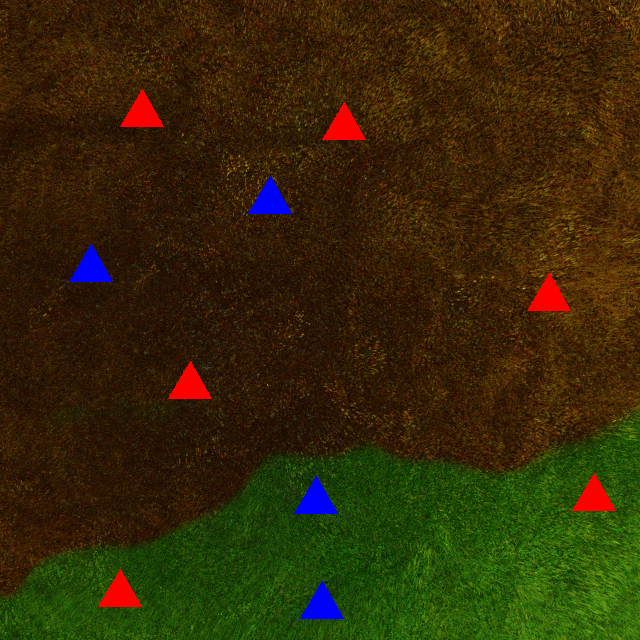
#> input picture source code/1.png, 640 x 640 px, found by its file name; its folder holds only this picture in this run
$ python main.py
#> lines starting #> are read from the running program, lines starting #| are printed output that depends on the picture; after the words box and inside, x2 and y2 are one past the last pixel; in counts of white or black regions, pixels touching at a corner belong together
import cv2
import numpy as np

# Function to change background color
def change_color(image, lower_color, upper_color, new_color):
    # Create a mask for the specified color range
    mask = cv2.inRange(image, lower_color, upper_color)

    # Change the color of the pixels in the mask to the new color
    image[mask > 0] = new_color
    return image


# Function to crop colored background
def crop(img, lower_color, upper_color):
    # Create a mask for the color range
    mask = cv2.inRange(img, lower_color, upper_color)

    # Find contours in the mask
    contours, _ = cv2.findContours(mask, cv2.RETR_EXTERNAL, cv2.CHAIN_APPROX_SIMPLE)

    # Find the largest contour (assumed to be the colored background)
    largest_contour = max(contours, key=cv2.contourArea)

    # Create a mask for the largest contour
    contour_mask = np.zeros_like(mask)
    cv2.drawContours(contour_mask, [largest_contour], -1, 255, thickness=cv2.FILLED)

    # Bitwise AND the original image with the contour mask to extract the colored background
    colored_area = cv2.bitwise_and(image, image, mask=contour_mask)

    # Find the bounding box of the colored background
    x, y, w, h = cv2.boundingRect(largest_contour)

    # Crop the colored background from the original image
    cropped_area = colored_area[y:y+h, x:x+w]
    return cropped_area


# Count no of triangles of particular color in particular background
def count(img, lower_color, upper_color):
    # Create a mask for the color range
    mask = cv2.inRange(img, lower_color, upper_color)

    # Denoising the image
    noiseless_image_bw = cv2.bilateralFilter(mask,9,75,75)

    # Finding edges of colored triangles
    edges = cv2.Canny(noiseless_image_bw, threshold1=100, threshold2=200)
    contours, _ = cv2.findContours(edges, cv2.RETR_EXTERNAL, cv2.CHAIN_APPROX_SIMPLE)

    # Counting triangles
    triangle_count = 0
    for contour in contours:
        approx = cv2.approxPolyDP(contour, 0.04 * cv2.arcLength(contour, True), True)
        if len(approx) == 3:
            triangle_count += 1
    return triangle_count


# Define the color ranges for required colors in HSV
lower_green = np.array([35, 100, 20])   # Lower HSV values for green
upper_green = np.array([80, 255, 255])  # Upper HSV values for green

lower_brown = np.array([5, 100, 10])    # Lower HSV values for brown
upper_brown = np.array([30, 255, 200])  # Upper HSV values for brown

lower_blue = np.array([100, 0, 0])      # Lower HSV values for blue
upper_blue = np.array([255, 100, 100])  # Upper HSV values for blue

lower_red = np.array([0, 0, 100])       # Lower HSV valves for red
upper_red = np.array([0, 100, 255])     # Upper HSV values for red


# Define the new colors (blue and yellow)
new_blue_color = (252, 252, 102)  # Blue color in BGR format
new_yellow_color = (144, 242, 245)  # Yellow color in BGR format


n_houses = []   # Empty list to store no of houses in different regions
priority_houses = [] # Empty list to store priority of houses
priority_ratio = []
image_name = []


for i in range(1, 11, 1):

# Changing image backgroung colors
    # Path to your image file
    image_path = "C:\\Program Files\\Python\\source code\\" + str(i)+ ".png"

    # Load the image
    image = cv2.imread(image_path)
#> image is the input picture: shape (640, 640, 3); mean B, G, R 7.3, 41.1, 52.4

    # Convert the image from BGR to HSV color space
    hsv_image = cv2.cvtColor(image, cv2.COLOR_BGR2HSV)
#> hsv_image: shape (640, 640, 3); mean H, S, V 23.5, 233.2, 64.1

    # Change green color to blue and brown color to yellow
    image_with_blue = change_color(hsv_image.copy(), lower_green, upper_green, new_blue_color)
#> in change_color, `mask = cv2.inRange(image, lower_color, upper_color)`:
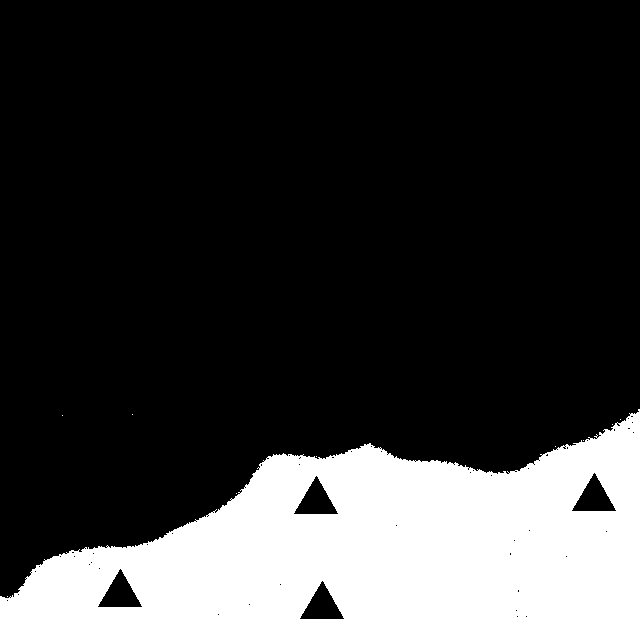
#> mask: shape (640, 640); 22.8% white; 10 white regions (9 under 20 px), largest, box (x1, y1, x2, y2) and area: (0, 409, 640, 640) 93577
    color_changed_image = change_color(image_with_blue.copy(), lower_brown, upper_brown, new_yellow_color)
#> call 2 of change_color, with lower_color = array of shape (3,), upper_color = array of shape (3,), new_color = (144, 242, 245)
#> in change_color (call 2), `mask = cv2.inRange(image, lower_color, upper_color)`: mask: shape (640, 640); 74.9% white; 112 black regions (105 under 20 px)
#> in change_color (call 2), `image[mask > 0] = new_color`:
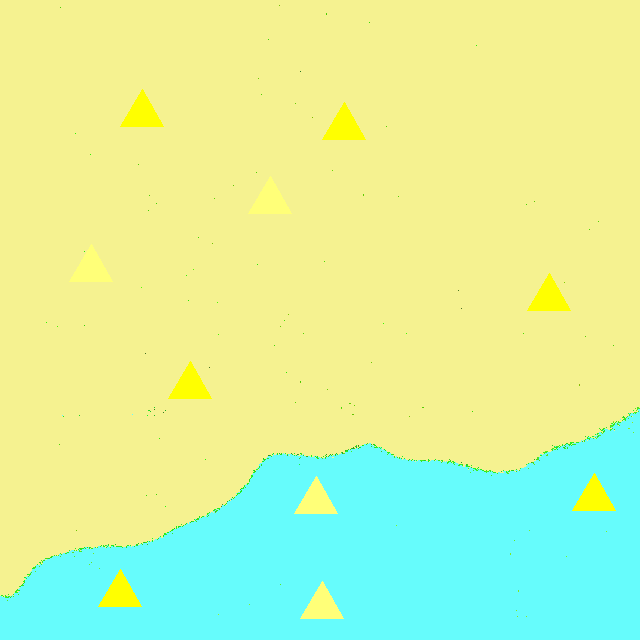
#> image: shape (640, 640, 3); mean of channels 0, 1, 2 166.4, 244.5, 212.1; drawn as B, G, R

    # Save background images
    cv2.imwrite("C:\\Program Files\\Python\\source code\\Changed Images\\image"+str(i)+".png" , color_changed_image)


# Counting no of triangles in different regions
    # Croping images according to background colors
    crop_image_green = crop(hsv_image, lower_green, upper_green)
#> in crop, `contours, _ = cv2.findContours(mask, cv2.RETR_EXTERNAL, cv2.CHAIN_APPR..`: contours = 10 contours, 9 with area under 20; largest, box (x1, y1, x2, y2) and area: (0, 409, 640, 640) 96214
#> in crop, `largest_contour = max(contours, key=cv2.contourArea)`: largest_contour = contour of 653 points, box (x1, y1, x2, y2) (0, 409, 640, 640), area 96214
#> in crop, `cv2.drawContours(contour_mask, [largest_contour], -1, 255, thickness=c..`: contour_mask: shape (640, 640); 23.7% white; 1 white region
#> in crop, `x, y, w, h = cv2.boundingRect(largest_contour)`: x = 0; y = 409; w = 640; h = 231
#> in crop, `cropped_area = colored_area[y:y+h, x:x+w]`:
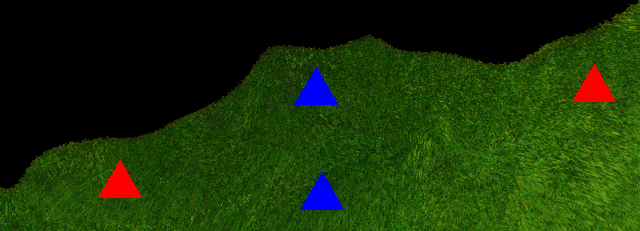
#> cropped_area: shape (231, 640, 3); mean B, G, R 7.2, 49.7, 26.2
    crop_image_brown = crop(hsv_image, lower_brown, upper_brown)
#> in crop (call 2), `contours, _ = cv2.findContours(mask, cv2.RETR_EXTERNAL, cv2.CHAIN_APPR..`: contours = 17 contours, 16 with area under 20; largest, box (x1, y1, x2, y2) and area: (0, 0, 640, 597) 310634
#> in crop (call 2), `largest_contour = max(contours, key=cv2.contourArea)`: largest_contour = contour of 628 points, box (x1, y1, x2, y2) (0, 0, 640, 597), area 310634
#> in crop (call 2), `cv2.drawContours(contour_mask, [largest_contour], -1, 255, thickness=c..`: contour_mask: shape (640, 640); 76.1% white; 1 black region, box (x1, y1, x2, y2) and area: (0, 407, 640, 640) 97720
#> in crop (call 2), `colored_area = cv2.bitwise_and(image, image, mask=contour_mask)`:
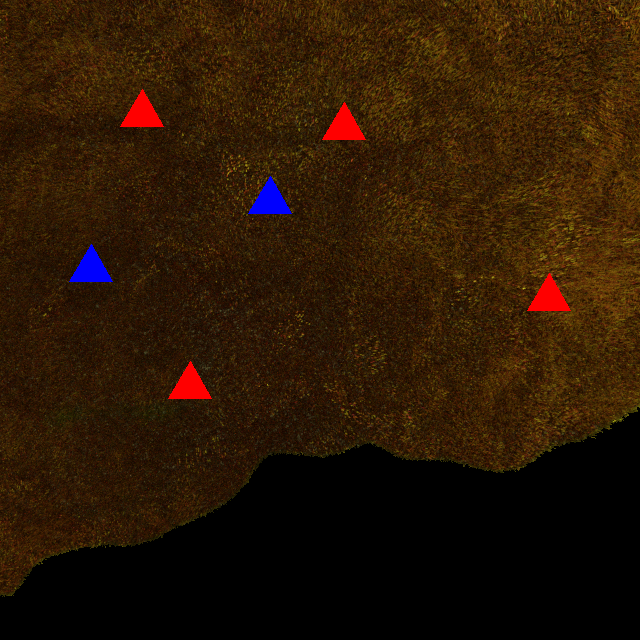
#> colored_area: shape (640, 640, 3); mean B, G, R 4.7, 23.1, 42.9
#> in crop (call 2), `x, y, w, h = cv2.boundingRect(largest_contour)`: y = 0; h = 597
#> in crop (call 2), `cropped_area = colored_area[y:y+h, x:x+w]`:
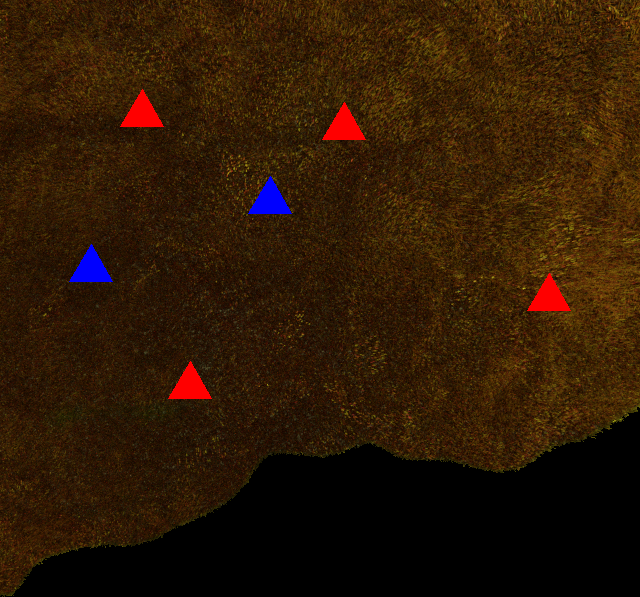
#> cropped_area: shape (597, 640, 3); mean B, G, R 5, 24.7, 46

    # Counting no of red triangles
    red_triangles_in_green_area = count(crop_image_green, lower_red, upper_red)
#> in count, `mask = cv2.inRange(img, lower_color, upper_color)`: mask: shape (231, 640); 1.2% white; 2 white regions, box (x1, y1, x2, y2) and area: (572, 64, 616, 102) 855, (98, 160, 142, 198) 855
#> in count, `edges = cv2.Canny(noiseless_image_bw, threshold1=100, threshold2=200)`: edges: shape (231, 640); 0.17% white in thin lines or dots, all inside (x1, y1, x2, y2) = (98, 64, 616, 198)
#> in count, `contours, _ = cv2.findContours(edges, cv2.RETR_EXTERNAL, cv2.CHAIN_APP..`: contours = 2 contours; box (x1, y1, x2, y2) and area: (98, 160, 142, 198) 836, (572, 64, 616, 102) 836
#> the loop in count, `for contour in contours:` made 2 passes
#> (approx, triangle_count) on passes 1 to 2: ([[119, 160], [98, 196], [140, 197]], 1), ([[593, 64], [572, 100], [614, 101]], 2)
#> after the loop in count, `for contour in contours:`: triangle_count = 2
#> red_triangles_in_green_area = 2
    red_triangles_in_brown_area = count(crop_image_brown, lower_red, upper_red)
#> in count (call 2), `mask = cv2.inRange(img, lower_color, upper_color)`: mask: shape (597, 640); 0.9% white; 4 white regions, box (x1, y1, x2, y2) and area: (120, 89, 164, 127) 855, (322, 102, 366, 140) 855, (527, 273, 571, 311) 855, (168, 361, 212, 399) 855
#> in count (call 2), `edges = cv2.Canny(noiseless_image_bw, threshold1=100, threshold2=200)`: edges: shape (597, 640); 0.13% white in thin lines or dots, all inside (x1, y1, x2, y2) = (120, 89, 571, 399)
#> in count (call 2), `contours, _ = cv2.findContours(edges, cv2.RETR_EXTERNAL, cv2.CHAIN_APP..`: contours = 4 contours; box (x1, y1, x2, y2) and area: (168, 361, 212, 399) 836, (527, 273, 571, 311) 836, (322, 102, 366, 140) 836, (120, 89, 164, 127) 836
#> the loop in count (call 2), `for contour in contours:` made 4 passes
#> approx on passes 1 to 4: [[189, 361], [168, 397], [210, 398]], [[548, 273], [527, 309], [569, 310]], [[343, 102], [322, 138], [364, 139]], [[141, 89], [120, 125], [162, 126]]
#> red_triangles_in_brown_area = 4

    # Counting no of blue triangles
    blue_triangles_in_green_area = count(crop_image_green, lower_blue, upper_blue)
#> in count (call 3), `mask = cv2.inRange(img, lower_color, upper_color)`: mask: shape (231, 640); 1.2% white; 2 white regions, box (x1, y1, x2, y2) and area: (294, 67, 338, 105) 855, (300, 172, 344, 210) 855
#> in count (call 3), `edges = cv2.Canny(noiseless_image_bw, threshold1=100, threshold2=200)`:
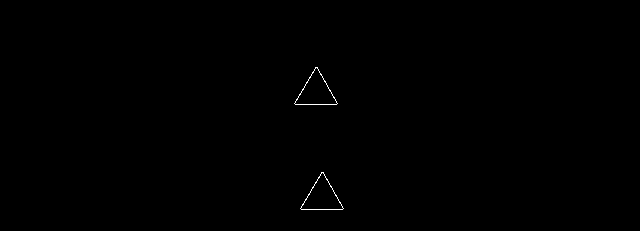
#> edges: shape (231, 640); 0.17% white in thin lines or dots, all inside (x1, y1, x2, y2) = (294, 67, 344, 210)
#> in count (call 3), `contours, _ = cv2.findContours(edges, cv2.RETR_EXTERNAL, cv2.CHAIN_APP..`: contours = 2 contours; box (x1, y1, x2, y2) and area: (300, 172, 344, 210) 836, (294, 67, 338, 105) 836
#> the loop in count (call 3), `for contour in contours:` made 2 passes
#> (approx, triangle_count) on passes 1 to 2: ([[321, 172], [300, 208], [342, 209]], 1), ([[315, 67], [294, 103], [336, 104]], 2)
#> after the loop in count (call 3), `for contour in contours:`: triangle_count = 2
#> blue_triangles_in_green_area = 2
    blue_triangles_in_brown_area = count(crop_image_brown, lower_blue, upper_blue)
#> in count (call 4), `mask = cv2.inRange(img, lower_color, upper_color)`: mask: shape (597, 640); 0.45% white; 2 white regions, box (x1, y1, x2, y2) and area: (248, 176, 292, 214) 855, (69, 244, 113, 282) 855
#> in count (call 4), `edges = cv2.Canny(noiseless_image_bw, threshold1=100, threshold2=200)`:
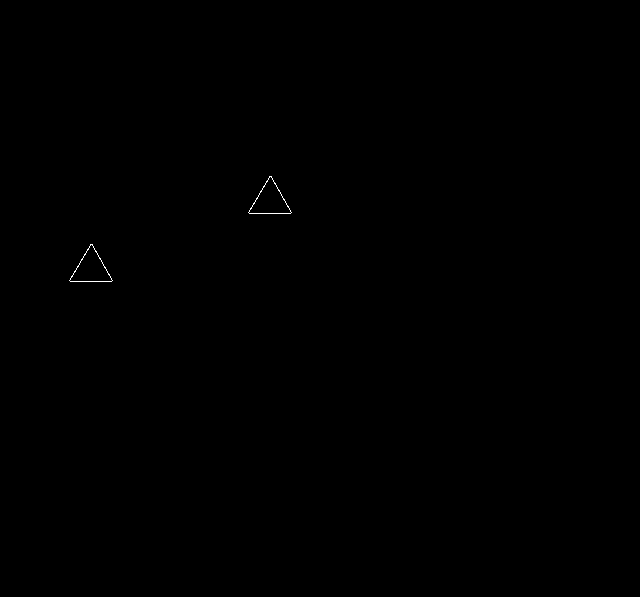
#> edges: shape (597, 640); 0.07% white in thin lines or dots, all inside (x1, y1, x2, y2) = (69, 176, 292, 282)
#> in count (call 4), `contours, _ = cv2.findContours(edges, cv2.RETR_EXTERNAL, cv2.CHAIN_APP..`: contours = 2 contours; box (x1, y1, x2, y2) and area: (69, 244, 113, 282) 836, (248, 176, 292, 214) 836
#> the loop in count (call 4), `for contour in contours:` made 2 passes
#> (approx, triangle_count) on passes 1 to 2: ([[90, 244], [69, 280], [111, 281]], 1), ([[269, 176], [248, 212], [290, 213]], 2)
#> after the loop in count (call 4), `for contour in contours:`: triangle_count = 2
#> blue_triangles_in_brown_area = 2


# No of houses in different regions
    n=[red_triangles_in_brown_area + blue_triangles_in_brown_area, red_triangles_in_green_area + blue_triangles_in_green_area]
#> n = [6, 4]
    n_houses.append(n)


# Priority Houses
    p=[red_triangles_in_brown_area + 2*blue_triangles_in_brown_area, red_triangles_in_green_area + 2*blue_triangles_in_green_area]
#> p = [8, 6]
    priority_houses.append(p)


# Priority Ratio
    a = p[0]
#> a = 8
    b = p[1]
#> b = 6
    ratio = round(a/b, 2)
#> ratio = 1.33
#> (the run stopped early here; a loop or call above may not have finished)
